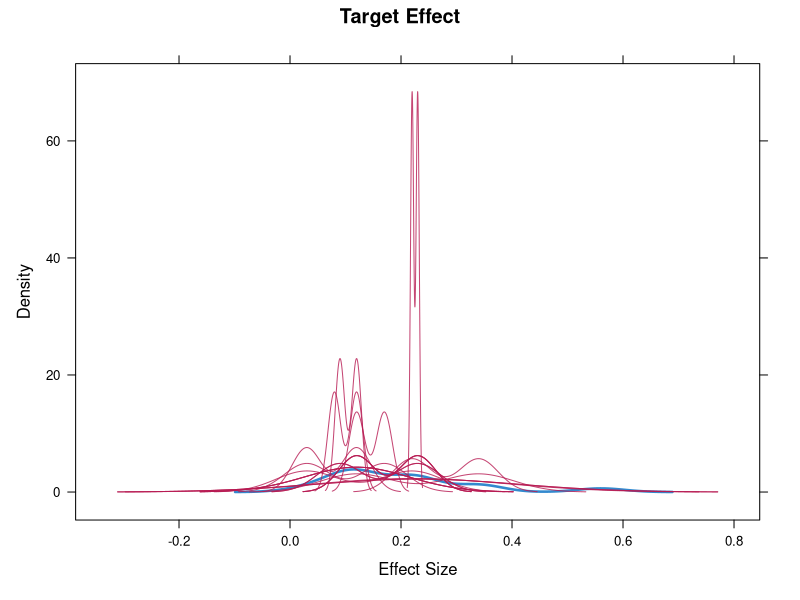
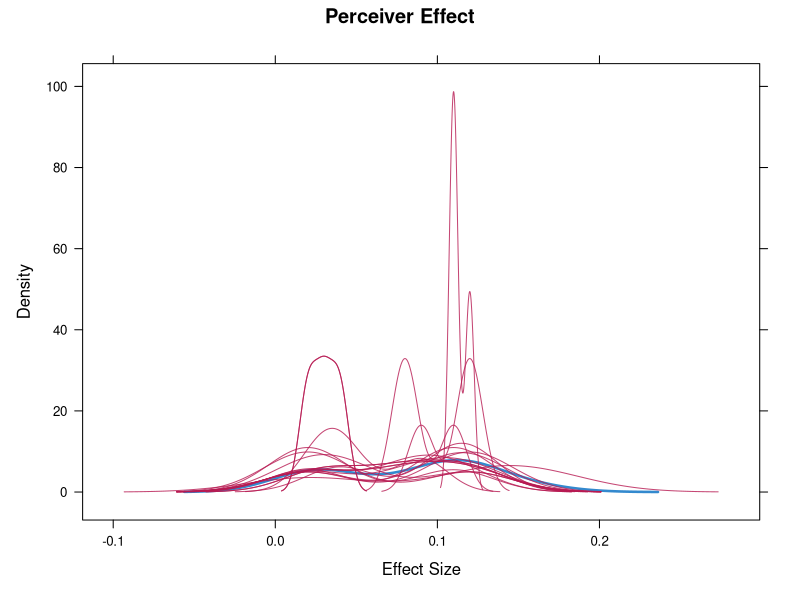
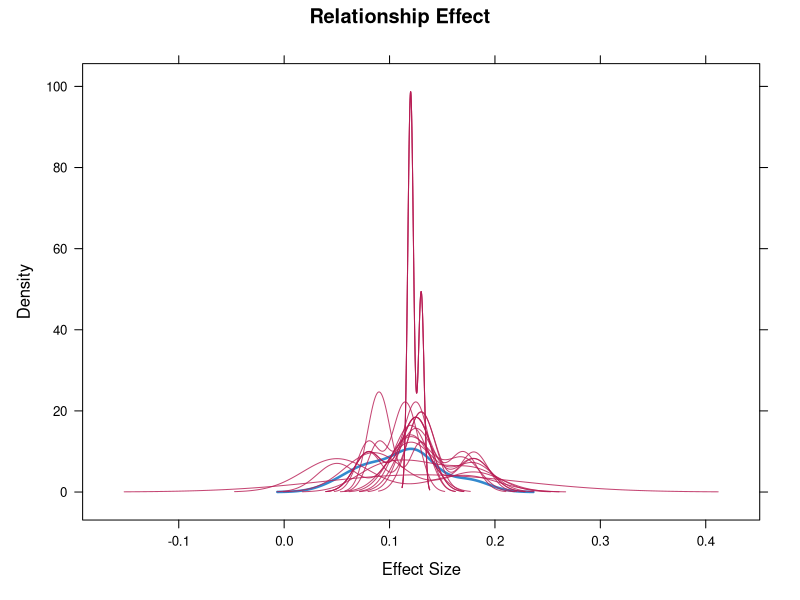
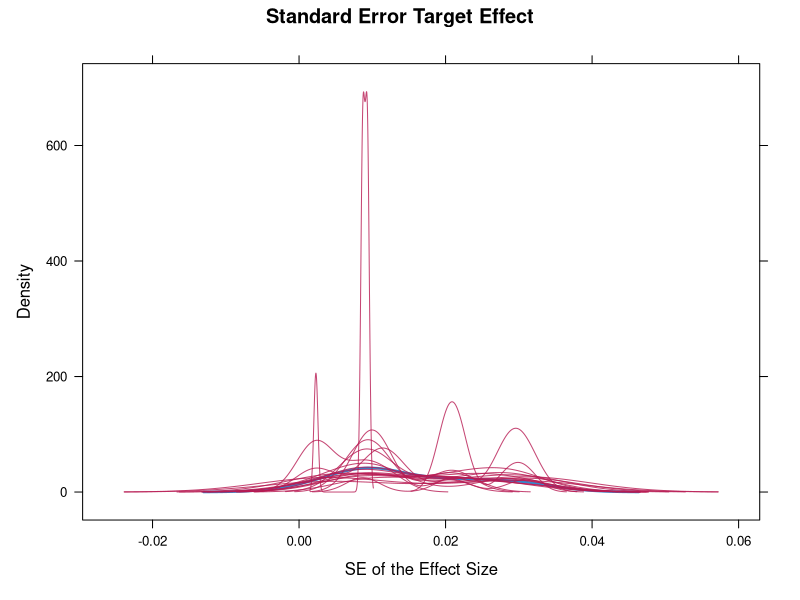
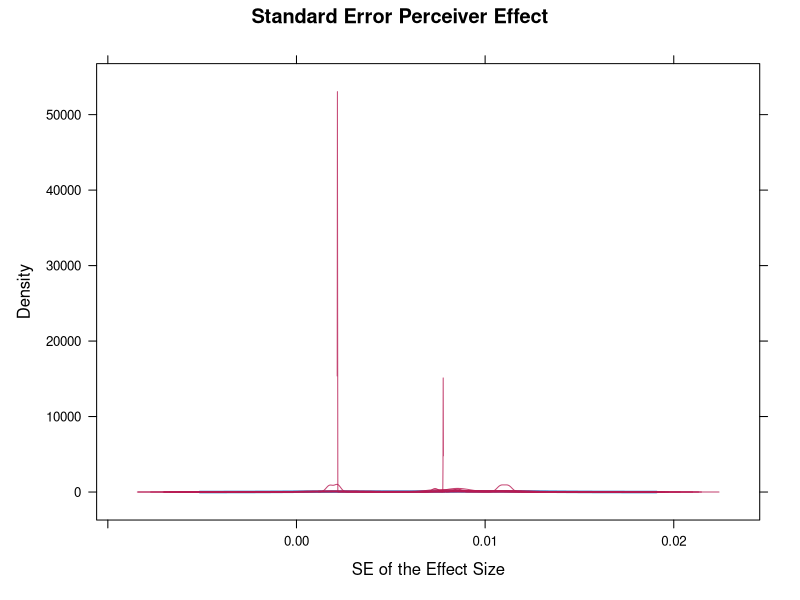
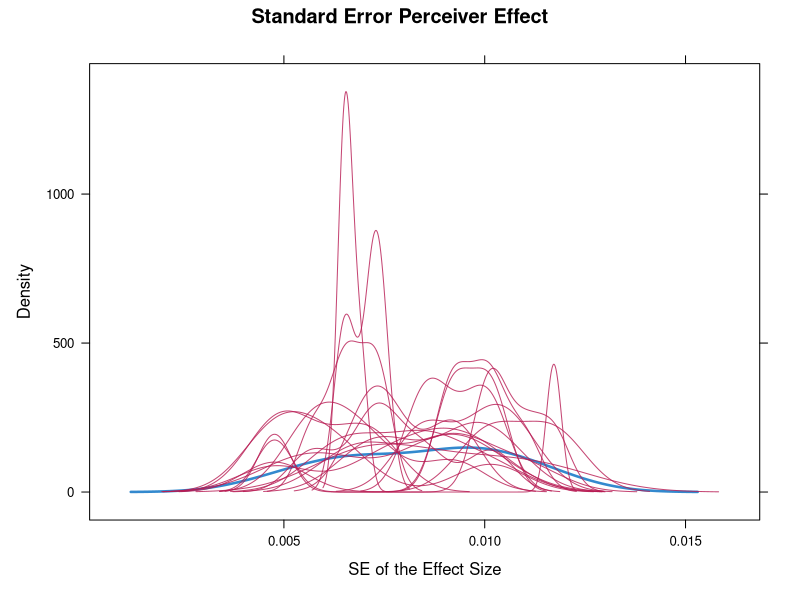
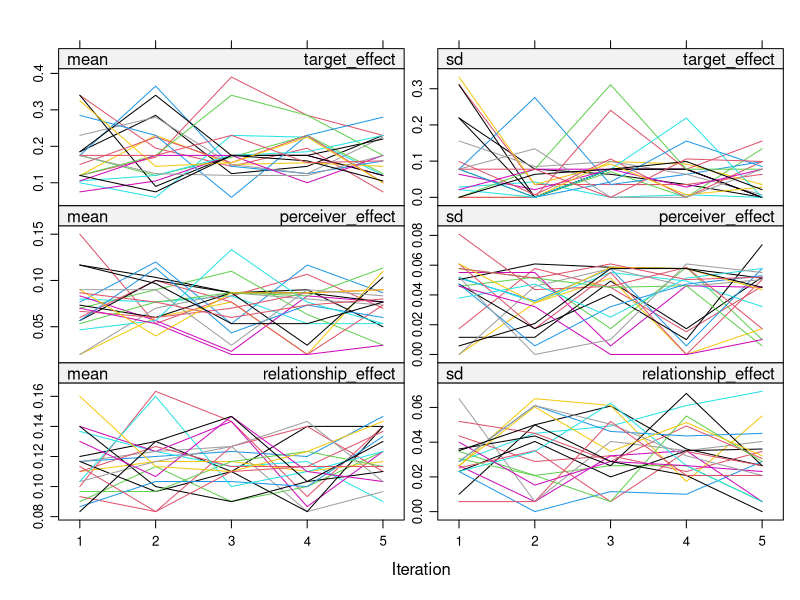
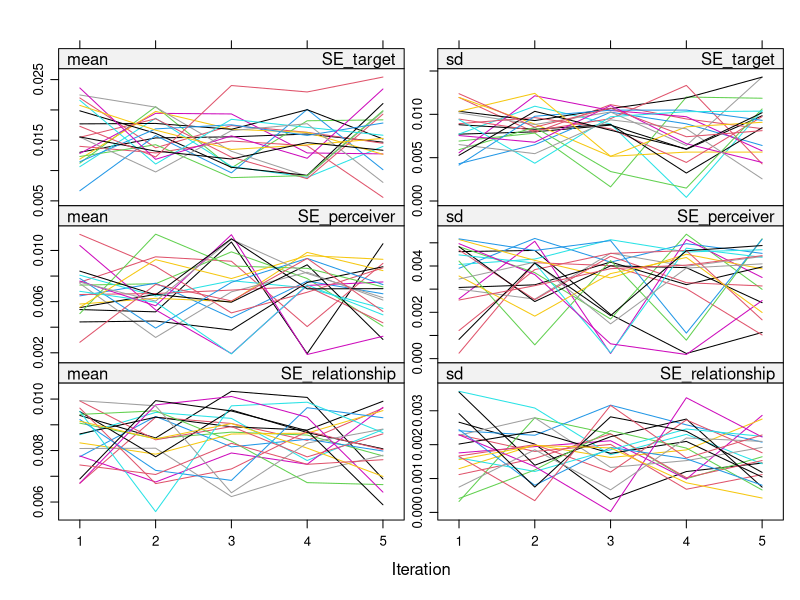

Reproduce these figures in R, in order.
## ---- chunk 1

knitr::opts_chunk$set(echo = TRUE)
## ---- chunk 2

library(readxl)
library(metafor)
library(writexl)
library(mice)
library(lattice)
library(gridExtra)
library(dplyr)
library(knitr)
## ---- chunk 3

rm(list=ls())
## ---- chunk 4

list.files()

## Ensure that the correct file is in the folder
## is on the list of file. If not go to Session > Set Working Directory
## > To Source File Location
## Reading the imported data set
## ---- chunk 5

data_full <- readxl::read_xlsx("SE_SRM_missing.xlsx"
                               , sheet = "full_data_set")

data_missing <- readxl::read_xlsx("SE_SRM_missing.xlsx"
                                  , sheet = "to_impute")
## ---- chunk 6

res1_target <- rma(yi = target_effect
                   , sei = SE_target
                   , data = data_full
                   , slab = study
                   , method = "REML")

print(res1_target
      , digits = 3)

res1_perceiver <- rma(yi = perceiver_effect
                      , sei = SE_perceiver
                      , data = data_full
                      , slab = study
                      , method = "REML")

print(res1_perceiver
      , digits = 3)

res1_relationship <- rma(yi = relationship_effect
                         , sei = SE_relationship
                         , data = data_full
                         , slab = study
                         , method = "REML")

print(res1_relationship
      , digits = 3)
## ---- chunk 7

res2_target <- rma(yi = target_effect
                   , sei = SE_target
                   , data = data_missing
                   , slab = study
                   , method = "REML")

print(res2_target
      , digits = 3)

res2_perceiver <- rma(yi = perceiver_effect
                      , sei = SE_perceiver
                      , data = data_missing
                      , slab = study
                      , method = "REML")

print(res2_perceiver
      , digits = 3)

res2_relationship <- rma(yi = relationship_effect
                         , sei = SE_relationship
                         , data = data_missing
                         , slab = study
                         , method = "REML")

print(res2_relationship
      , digits = 3)
## ---- chunk 8

## Obtaining general missing information
data.frame(k.NA = colSums(is.na(data_missing)))
## ---- chunk 9

## Obtaining the number of missing values per study
table(rowSums(is.na(data_missing)))
## ---- chunk 10

## Ensure that all variables are numeric; use class()
class(data_missing$target_effect)
#perceiver_effect
#relationship_effect
#class(data_missing$total_N)
#SE_target			
#SE_perceiver		
#SE_relationship
## ---- chunk 11

pred_matrix <- make.predictorMatrix(data_missing)

pred_matrix

## ---- chunk 12

## Excluding variables as predictors
pred_matrix[,"study"] <- 0
pred_matrix[,"group_N"] <- 0

## Excluding variables as predictors, BUT not preventing imputation
#pred_matrix["target_effect",] <- 0
#pred_matrix["perceiver_effect",] <- 0
#pred_matrix["relationship_effect",] <- 0

pred_matrix
## ---- chunk 13

imputation_method <- make.method(data_missing) ##PMM (ME) is the default

## Variables NOT imputed
#imputation_method["target_effect"] <- ""
#imputation_method["perceiver_effect"] <- ""
#imputation_method["relationship_effect"] <- ""

imputation_method
## ---- chunk 14

imputed_data <- mice(data_missing
                     , print = FALSE
                     , m = 20
                     , predictorMatrix = pred_matrix
                     , method = imputation_method
                     , seed = 5678)
## ---- chunk 15

# imputation_method <- make.method(data_missing)
# 
# imputation_method["target_effect"] <- "norm"
# imputation_method["perceiver_effect"] <- "norm"
# imputation_method["relationship_effect"] <- "norm"
# 
# imputation_method["SE_target"] <- "norm"
# imputation_method["SE_perceiver"] <- "norm"
# imputation_method["SE_relationship"] <- "norm"
# 
# imputation_method
# 
# imputed_data <- mice(data_missing
#                      , print = FALSE, m = 20
#                      , predictorMatrix = pred_matrix
#                      , method = imputation_method
#                      , seed = 5678)

## This imputation produces negative values thus cannot be accepted.
## ---- chunk 16

## Saving the imputed data sets

## Looping through each imputation data set (m = 20)
## Adjust if m is different than m = 20

for (i in 1:20) {  

## Extracting each imputed data set
  imputed_dataset <- complete(imputed_data, action = i)
  
## Defining the file name
  filename <- paste0("imputed_dataset_", i, ".csv")
  
## Saving each data set as a CSV file
  write.csv(imputed_dataset, filename, row.names = FALSE)
  
## Printing message to confirm save
  print(paste("Saved:", filename))
}
## ---- chunk 17

## Getting basic information about imputed data
summary(imputed_data)
## ---- chunk 18

## Extracting variables for plotting, setting labels
p1 <- densityplot(imputed_data
                  , ~ target_effect
                  , main = "Target Effect"
                  , xlab = "Effect Size")
p2 <- densityplot(imputed_data
                  , ~ perceiver_effect
                  ,  main = "Perceiver Effect"
                  , xlab = "Effect Size")
p3 <- densityplot(imputed_data
                  , ~ relationship_effect
                  , main = "Relationship Effect"
                  , xlab = "Effect Size")
p4 <- densityplot(imputed_data
                  , ~ SE_target
                  , main = "Standard Error Target Effect"
                  , xlab = "SE of the Effect Size")
p5 <- densityplot(imputed_data
                  , ~ SE_perceiver
                  , main = "Standard Error Perceiver Effect"
                  , xlab = "SE of the Effect Size")
p6 <- densityplot(imputed_data
                  , ~ SE_relationship
                  , main = "Standard Error Perceiver Effect"
                  , xlab = "SE of the Effect Size")

p1
p2
p3
p4
p5
p6

## Saving density plots as a single .png file
png("density_plots.png"
    , width = 3000
    , height = 3000
    , res = 300)

## Arranging the graphs
grid.arrange(p1
             , p2
             , p3
             , p4
             , p5
             , p6
             , ncol = 2)

dev.off()
## ---- chunk 19

## Presenting the interation process
plot(imputed_data)
## ---- chunk 20

## Extracting imputed data sets in long format
completed_datasets <- complete(imputed_data, "long")

## Copying source data set
final_dataset <- data_missing

## Looping through each variable with missing values
for (var in colnames(data_missing)) {
  if (any(is.na(data_missing[[var]]))) {  ## Checking if the variable has missing values
    
    ## Identifying the rows with missing values
    missing_indices <- which(is.na(final_dataset[[var]]))
    
    ## Extracting imputed values for only missing rows
    imputed_values <- completed_datasets[completed_datasets$.imp > 0, c(var, ".id")]
    
    ## Filtering only rows corresponding to missing values
    imputed_values <- imputed_values[imputed_values$.id %in% missing_indices, ]
    
    ## Computing the mean imputation for each missing observation
    mean_imputed_values <- aggregate(imputed_values[[var]], by = list(imputed_values$.id), FUN = mean)
    
    ## Ordering the mean imputed values by original row order
    mean_imputed_values <- mean_imputed_values[order(mean_imputed_values$Group.1), ]

    # Replacing only missing values in the original dataset
    final_dataset[missing_indices, var] <- mean_imputed_values$x
  }
}
## ---- chunk 21

## Checking the final data set with mean-imputed values
head(final_dataset)

## Saving the final (aggregated) data set
write_xlsx(final_dataset, "final_data_set.xlsx")
## ---- chunk 22

##Extracting variables
obs_target <- complete(imputed_data, action = "long")$target_effect
imp_target <- final_dataset$target_effect

obs_perceiver <- complete(imputed_data, action = "long")$perceiver_effect
imp_perceiver <- final_dataset$perceiver_effect

obs_relationship <- complete(imputed_data, action = "long")$relationship_effect
imp_relationship <- final_dataset$relationship_effect

obs_SE_target <- complete(imputed_data, action = "long")$SE_target
imp_SE_target <- final_dataset$SE_target

obs_SE_perceiver <- complete(imputed_data, action = "long")$SE_perceiver
imp_SE_perceiver <- final_dataset$SE_perceiver

obs_SE_relationship <- complete(imputed_data, action = "long")$SE_relationship
imp_SE_relationship <- final_dataset$SE_relationship

## Conduction t-tests
t.test(obs_target, imp_target)
t.test(obs_perceiver, imp_perceiver)
t.test(obs_relationship, imp_relationship)

t.test(obs_SE_target, imp_SE_target)
t.test(obs_SE_perceiver, imp_SE_perceiver)
t.test(obs_SE_relationship, imp_SE_relationship)

## Conducting Kolmogorov-Smirnov test
ks.test(obs_target, imp_target)
ks.test(obs_perceiver, imp_perceiver)
ks.test(obs_relationship, imp_relationship)

ks.test(obs_SE_target, imp_SE_target)
ks.test(obs_SE_perceiver, imp_SE_perceiver)
ks.test(obs_SE_relationship, imp_SE_relationship)
## ---- chunk 23

## Defining a function to extract t-test results with three decimals
get_ttest_results <- function(obs, imp) {
  test <- t.test(obs, imp)
  return(c(test$statistic, test$p.value))
}

## Defining a function to extract KS-test results
get_ks_results <- function(obs, imp) {
  test <- ks.test(obs, imp)
  return(c(test$statistic, test$p.value))
}

## Performing t-tests and KS-tests for each variable
results <- data.frame(
  Variable = c("Target Effect"
               , "Perceiver Effect"
               , "Relationship Effect"
               , "SE Target"
               , "SE Perceiver"
               , "SE Relationship")
  ,
  
  T_Value = sprintf("%.3f", c(
    get_ttest_results(obs_target, imp_target)[1],
    get_ttest_results(obs_perceiver, imp_perceiver)[1],
    get_ttest_results(obs_relationship, imp_relationship)[1],
    get_ttest_results(obs_SE_target, imp_SE_target)[1],
    get_ttest_results(obs_SE_perceiver, imp_SE_perceiver)[1],
    get_ttest_results(obs_SE_relationship, imp_SE_relationship)[1]
  )),
  
  T_P_Value = sprintf("%.3f", c(
    get_ttest_results(obs_target, imp_target)[2],
    get_ttest_results(obs_perceiver, imp_perceiver)[2],
    get_ttest_results(obs_relationship, imp_relationship)[2],
    get_ttest_results(obs_SE_target, imp_SE_target)[2],
    get_ttest_results(obs_SE_perceiver, imp_SE_perceiver)[2],
    get_ttest_results(obs_SE_relationship, imp_SE_relationship)[2]
  )),
  
  KS_D_Statistic = sprintf("%.4f", c(
    get_ks_results(obs_target, imp_target)[1],
    get_ks_results(obs_perceiver, imp_perceiver)[1],
    get_ks_results(obs_relationship, imp_relationship)[1],
    get_ks_results(obs_SE_target, imp_SE_target)[1],
    get_ks_results(obs_SE_perceiver, imp_SE_perceiver)[1],
    get_ks_results(obs_SE_relationship, imp_SE_relationship)[1]
  )),
  
  KS_P_Value = sprintf("%.4f", c(
    get_ks_results(obs_target, imp_target)[2],
    get_ks_results(obs_perceiver, imp_perceiver)[2],
    get_ks_results(obs_relationship, imp_relationship)[2],
    get_ks_results(obs_SE_target, imp_SE_target)[2],
    get_ks_results(obs_SE_perceiver, imp_SE_perceiver)[2],
    get_ks_results(obs_SE_relationship, imp_SE_relationship)[2]
  ))
)

## Printing results as a properly formatted table
kable(results, caption = "Results of T-tests and Kolmogorov-Smirnov Tests")
## ---- chunk 24

res3_target <- with(imputed_data
                    , rma(yi = target_effect
                    , sei = SE_target))

## Calculating averaged coefficients
pool_target <- summary(pool(res3_target))
pool_target[-1] <- round(pool_target[-1]
                         , digits=4)

pool_target
## ---- chunk 25

res3_perceiver <- with(imputed_data
                       , rma(yi = perceiver_effect
                       , sei = SE_perceiver))

## Calculating averaged coefficients
pool_perceiver <- summary(pool(res3_perceiver))
pool_perceiver[-1] <- round(pool_perceiver[-1]
                            , digits=4)

pool_perceiver
## ---- chunk 26

res3_relationship <- with(imputed_data
                          , rma(yi = relationship_effect
                          , sei = SE_relationship))

## Calculating averaged coefficients
pool_relationship <- summary(pool(res3_relationship))
pool_relationship[-1] <- round(pool_relationship[-1]
                               , digits=4)

pool_relationship
## ---- chunk 27

## Calculating the standard meta-analysis
res3_target <- rma(yi = target_effect
                   , sei = SE_target
                   , data = final_dataset
                   , slab = study
                   , method = "REML")

print(res3_target
      , digits = 3)

##Producing standard forest plot
metafor::forest(res3_target
                , addpred = TRUE
                , xlab = "SRM Effect: Target"
                , cex = .7
                , at = c(-0.10, 0, 0.10, 0.20, 0.30, 0.40, 0.50, 0.60, 0.70, 0.80)
                , xlim = c(-1.5, 1.5)
                , digits = c(2, 1)
                , header = "Study"
                , order = "obs") ## Ordering by the effect size values
## ---- chunk 28
citation("readxl")
citation("metafor")
citation("mice")
citation("gridExtra")
citation("writexl")
citation("dplyr")
citation("knitr")
citation("utils")
